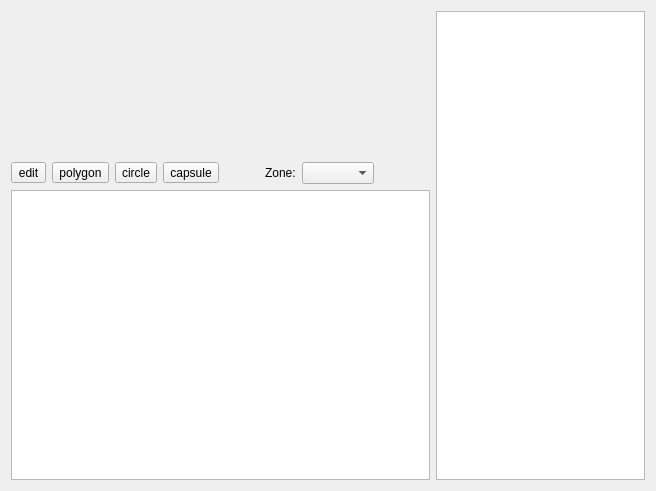
<?xml version="1.0" encoding="UTF-8"?>
<ui version="4.0">
 <class>ZoningWorkspace</class>
 <widget class="QWidget" name="ZoningWorkspace">
  <property name="geometry">
   <rect>
    <x>0</x>
    <y>0</y>
    <width>656</width>
    <height>491</height>
   </rect>
  </property>
  <property name="windowTitle">
   <string>Form</string>
  </property>
  <layout class="QGridLayout" name="gridLayout">
   <item row="0" column="0">
    <widget class="ZonesEditorWidget" name="zonesEditor" native="true">
     <property name="sizePolicy">
      <sizepolicy hsizetype="Preferred" vsizetype="Preferred">
       <horstretch>0</horstretch>
       <verstretch>1</verstretch>
      </sizepolicy>
     </property>
    </widget>
   </item>
   <item row="0" column="1" rowspan="3">
    <widget class="QListView" name="listView">
     <property name="sizePolicy">
      <sizepolicy hsizetype="Expanding" vsizetype="Expanding">
       <horstretch>1</horstretch>
       <verstretch>0</verstretch>
      </sizepolicy>
     </property>
    </widget>
   </item>
   <item row="1" column="0">
    <layout class="QHBoxLayout" name="horizontalLayout" stretch="0,0,0,0,0,0,0,0">
     <property name="sizeConstraint">
      <enum>QLayout::SetDefaultConstraint</enum>
     </property>
     <item>
      <widget class="QToolButton" name="editButton">
       <property name="text">
        <string>edit</string>
       </property>
      </widget>
     </item>
     <item>
      <widget class="QToolButton" name="polygonButton">
       <property name="text">
        <string>polygon</string>
       </property>
      </widget>
     </item>
     <item>
      <widget class="QToolButton" name="circleButton">
       <property name="text">
        <string>circle</string>
       </property>
       <property name="checkable">
        <bool>true</bool>
       </property>
       <property name="checked">
        <bool>false</bool>
       </property>
      </widget>
     </item>
     <item>
      <widget class="QToolButton" name="capsuleButton">
       <property name="text">
        <string>capsule</string>
       </property>
       <property name="checkable">
        <bool>false</bool>
       </property>
      </widget>
     </item>
     <item>
      <spacer name="horizontalSpacer_2">
       <property name="orientation">
        <enum>Qt::Horizontal</enum>
       </property>
       <property name="sizeType">
        <enum>QSizePolicy::Minimum</enum>
       </property>
       <property name="sizeHint" stdset="0">
        <size>
         <width>40</width>
         <height>20</height>
        </size>
       </property>
      </spacer>
     </item>
     <item>
      <widget class="QLabel" name="label">
       <property name="text">
        <string>Zone:</string>
       </property>
      </widget>
     </item>
     <item>
      <widget class="QComboBox" name="comboBox"/>
     </item>
     <item>
      <spacer name="horizontalSpacer">
       <property name="orientation">
        <enum>Qt::Horizontal</enum>
       </property>
       <property name="sizeHint" stdset="0">
        <size>
         <width>40</width>
         <height>20</height>
        </size>
       </property>
      </spacer>
     </item>
    </layout>
   </item>
   <item row="2" column="0">
    <widget class="VectorialView" name="vectorialView">
     <property name="sizePolicy">
      <sizepolicy hsizetype="Expanding" vsizetype="Expanding">
       <horstretch>2</horstretch>
       <verstretch>2</verstretch>
      </sizepolicy>
     </property>
    </widget>
   </item>
  </layout>
 </widget>
 <customwidgets>
  <customwidget>
   <class>ZonesEditorWidget</class>
   <extends>QWidget</extends>
   <header location="global">fort/studio/widget/ZonesEditorWidget.hpp</header>
   <container>1</container>
  </customwidget>
  <customwidget>
   <class>VectorialView</class>
   <extends>QGraphicsView</extends>
   <header location="global">fort/studio/widget/vectorgraphics/VectorialView.hpp</header>
  </customwidget>
 </customwidgets>
 <resources/>
 <connections/>
</ui>
